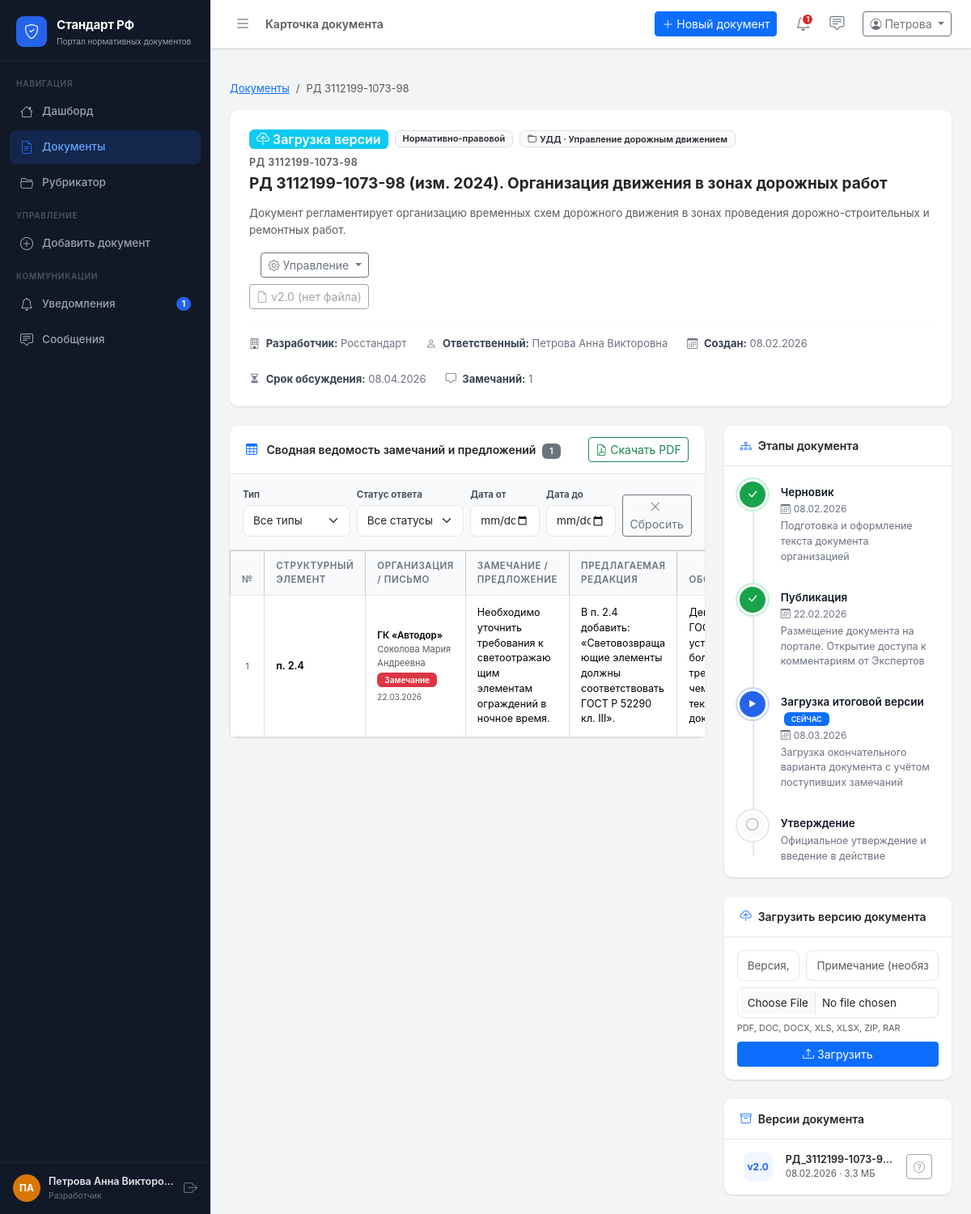
Before: /documents/3 (signed in) with the older database file.
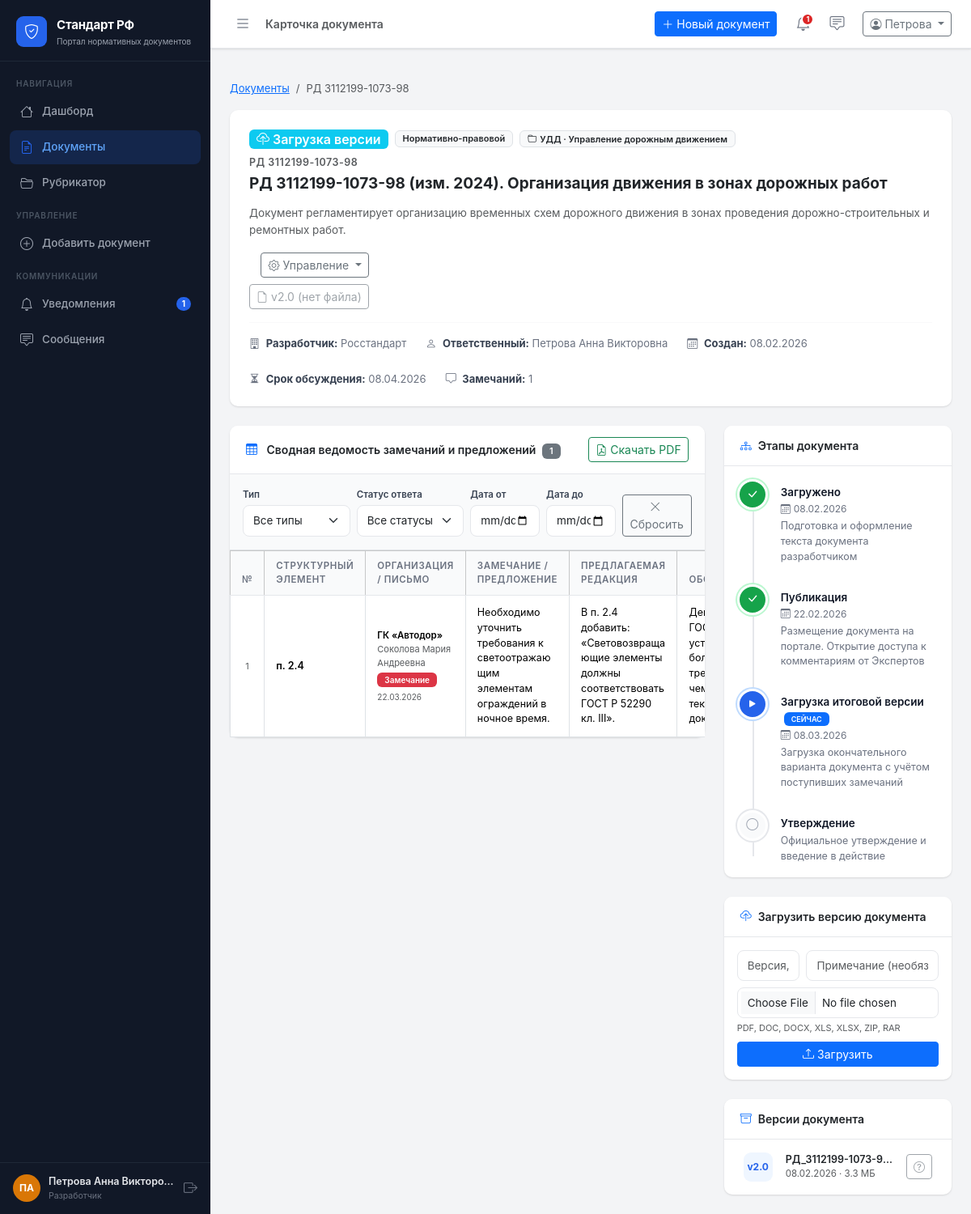
After: the same page with the newer database file.
### app/models.py (models this page shows)
class DocumentStage(db.Model):
    __tablename__ = 'document_stages'
    id          = db.Column(db.Integer, primary_key=True)
    document_id = db.Column(db.Integer, db.ForeignKey('documents.id'), nullable=False)
    name        = db.Column(db.String(200), nullable=False)
    order       = db.Column(db.Integer, default=0)
    status      = db.Column(db.String(20), default='pending')  # pending | active | completed
    date        = db.Column(db.Date)
    description = db.Column(db.Text)

### app/routes/documents.py (the view)
@documents_bp.route('/<int:doc_id>')
@login_required
def detail(doc_id):
    user = get_current_user()
    doc  = Document.query.get_or_404(doc_id)
    if doc.status == 'draft' and user.role != 'admin' and doc.author_id != user.id:
        flash('Этот документ ещё не опубликован и недоступен для просмотра.', 'warning')
        return redirect(url_for('documents.list_documents'))
    from app.models import OrgFavoriteDocument, ExpertProposal
    is_fav_doc   = False
    is_org_fav   = False   # True когда документ в избранном у организации эксперта
    proposals_by_me = None
    if user.role == 'organization':
        is_fav_doc = bool(OrgFavoriteDocument.query.filter_by(org_id=user.id, document_id=doc_id).first())
    if user.role == 'expert' and user.org_id:
        is_org_fav = bool(OrgFavoriteDocument.query.filter_by(org_id=user.org_id, document_id=doc_id).first())
        proposals_by_me = ExpertProposal.query.filter_by(
            expert_id=user.id, document_id=doc_id).first()
    return render_template('documents/detail.html', doc=doc, user=user,
                           DOCUMENT_STATUSES=DOCUMENT_STATUSES,
                           DOCUMENT_TYPES=DOCUMENT_TYPES,
                           is_fav_doc=is_fav_doc,
                           is_org_fav=is_org_fav,
                           expert_proposal=proposals_by_me)

### app/models.py (called while the page is built)
    def get_initials(self):
        if self.full_name:
            parts = self.full_name.split()
            if len(parts) >= 2:
                return f"{parts[0][0]}{parts[1][0]}".upper()
            return self.full_name[:2].upper()
        return self.username[:2].upper()

    def role_label(self):
        return {'admin': 'Сис. администратор', 'org': 'Разработчик', 'organization': 'Организация', 'expert': 'Эксперт'}.get(self.role, self.role)

    def unread_notifications(self):
        return Notification.query.filter_by(user_id=self.id, is_read=False).count()

    def unread_messages(self):
        return Message.query.filter_by(receiver_id=self.id, is_read=False).count()

    def status_info(self):
        return DOCUMENT_STATUSES.get(self.status, ('Неизвестно', 'secondary'))

    def type_label(self):
        return DOCUMENT_TYPES.get(self.doc_type, self.doc_type)

    def comments_count(self):
        return Comment.query.filter_by(document_id=self.id).count()

    def new_comments_count(self):
        return Comment.query.filter_by(document_id=self.id, status='new').count()

    def type_info(self):
        return COMMENT_TYPES.get(self.comment_type, (self.comment_type, 'secondary'))

### app/templates/documents/detail.html (shortened to what the changed rows need)
{% extends 'base.html' %}
{% block content %}
{% set si = doc.status_info() %}
<div class="card mb-4">
  <div class="card-body p-4">
    <div class="d-flex align-items-start gap-3 flex-wrap">
      <div class="flex-grow-1">
        <h2 style="font-size:19px;font-weight:700;line-height:1.4;margin-bottom:12px;">
          {{ doc.title }}
        </h2>
      </div>
        {% set lv = doc.latest_version() %}
    </div>
  </div>
</div>
<div class="row g-4">
  <div class="col-xl-8">
    {% set can_comment = (user.role == 'admin' and doc.status in ('published', 'review')) or
                         (user.role == 'expert' and doc.status in ('published', 'review') and is_org_fav) %}
    <div class="card">
      {% if doc.comments %}
      <div class="table-responsive">
        <table class="table table-bordered table-hover align-top mb-0"
               id="commentsTable"
               style="font-size:12.5px;min-width:900px;">
          <thead class="table-light">
            <tr>
              <th style="width:36px;" class="text-center">№</th>
              <th style="width:110px;">Структурный элемент</th>
              <th style="width:160px;">Организация / письмо</th>
              <th>Замечание / предложение</th>
              <th>Предлагаемая редакция</th>
              <th>Обоснование</th>
            </tr>
          </thead>
        </table>
      </div>
      {% endif %}
    </div>
  </div>
  <div class="col-xl-4">
    <div class="card mb-4">
      <div class="card-body py-3">
        <ul class="timeline">
          {% for stage in doc.stages %}
          <li class="timeline-item">
            <div class="timeline-icon {{ stage.status }}">
              {% if stage.status == 'completed' %}
              <i class="bi bi-check-lg"></i>
              {% elif stage.status == 'active' %}
              <i class="bi bi-play-fill"></i>
              {% else %}
              <i class="bi bi-circle"></i>
              {% endif %}
            </div>
            <div class="timeline-body">
              <div class="timeline-title">
                {{ stage.name }}
              </div>
              {% if stage.date %}
              <div class="timeline-date">
                <i class="bi bi-calendar3 me-1"></i>{{ stage.date.strftime('%d.%m.%Y') }}
              </div>
              {% endif %}
              <div class="timeline-desc">{{ stage.description }}</div>
            </div>
          </li>
          {% endfor %}
        </ul>
      </div>
    </div>
  </div>
</div>
{% endblock %}

Changed rows visible on the page:
changed DocumentStage: name "Черновик" → "Загружено"; description "Подготовка и оформление текста документа организацией" → "Подготовка и оформление текста документа разработчиком"
